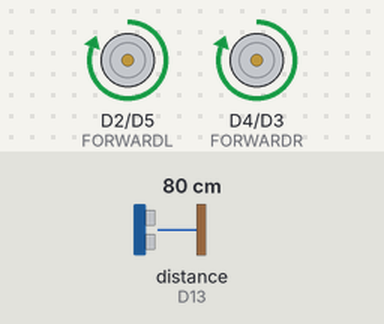
Recording of a sketch running on a simulated Arduino Uno R4 WiFi. Parts: motor-driver pin pairs drawn as motors (green arrow = first pin HIGH = forward, orange = second pin HIGH = backward, longer = more drive). Wiring (inferred from the names in the program): ultrasonic range finder: trigger D12; echo D13. The test bench sets the inputs (shaded band); at power-on: distance to the obstacle (sensor on D13) 80 cm. The echo pulse lasts 58.3 µs per cm; what the sketch prints to the serial monitor is not drawn.

Above: at 0.3 s.
Timing chart, 0 to 1.8 s (numbered marks = the images above):
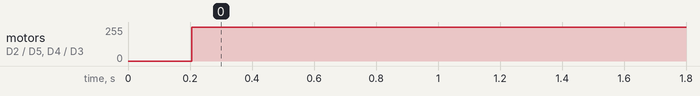

Measured:
- by itself, motor on D2 (FORWARDL) / D5 (BACKWARDL), motor on D4 (FORWARDR) / D3 (BACKWARDR): stopped → forward 255/255 at 0.21 s

The sketch:

obstacle_avoiding_car.ino
```cpp
// #include <Servo.h> // To use later for advanced project. Library for the Servo motor

// Pins for L298N Motor Driver
#define BACKWARDR 3 // Pin connected to the right motor 1
#define FORWARDR 4 // Pin connected to the right motor 2
#define BACKWARDL 5 // Pin connected to the left motor 1
#define FORWARDL 2 // Pin connected to the left motor 2

#define TRIGGER_PIN 12 // Pin connected to trigger
#define ECHO_PIN 13 // Pin connect to echo

long duration;
int distanceCm;

void setup() {
  // Initialize the motor pins as outputs
  pinMode(BACKWARDR, OUTPUT);
  pinMode(FORWARDR, OUTPUT);
  pinMode(BACKWARDL, OUTPUT);
  pinMode(FORWARDL, OUTPUT);

  //Initialize Ultrasonic sensor pins
  pinMode(TRIGGER_PIN, OUTPUT);
  pinMode(ECHO_PIN, INPUT);

  // Initialize Ultrasonic Sensor
  Serial.begin(9600);
}

void loop() {
  if (distanceCm < 60) {
    // Stop before hitting the wall
    digitalWrite(FORWARDR, LOW);
    digitalWrite(FORWARDL, LOW);
    delay(200);
  } else {
    moveForward();
    delay(500);
  }

  // Trigger the UltraSonic Sensor
  digitalWrite(TRIGGER_PIN, LOW);
  delayMicroseconds(2);
  digitalWrite(TRIGGER_PIN, HIGH);
  delayMicroseconds(10);
  digitalWrite(TRIGGER_PIN, LOW);


  // Read the echo pulse duration
  duration = pulseIn(ECHO_PIN, HIGH, 20000); // Timeout in case of no echo
  // Calculate the distance in cm
  distanceCm = duration * 0.0343 / 2;

  // Print measurements of distance
  Serial.print("Distance: ");
  Serial.print(distanceCm);
  Serial.println(" cm");

}

void moveForward() {
  digitalWrite(FORWARDR, HIGH);
  digitalWrite(FORWARDL, HIGH);
}
```
